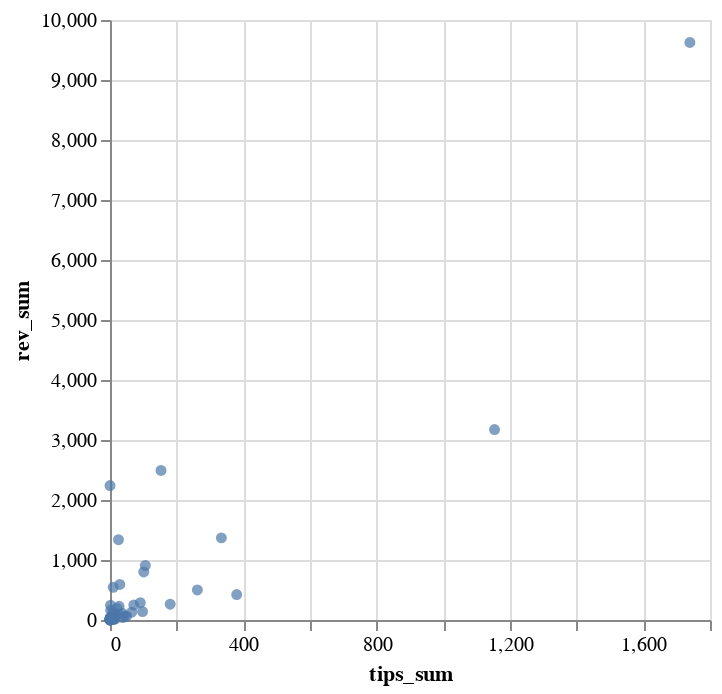

Here is the notebook cell this chart was saved with:
### Code cell
(
    alt.Chart(chart_data1).mark_circle().encode(
            x="tips_sum:Q",
            y='rev_sum:Q'
        )
)

### Figure 1 — Vega-Lite specification as saved in the notebook (floating-point values rounded to 4 significant figures)
{"config": {"view": {"continuousWidth": 300, "continuousHeight": 300}}, "data": {"name": "data-ba7ee245ac7b6062be494ef000af62fb"}, "mark": {"type": "circle"}, "encoding": {"x": {"field": "tips_sum", "type": "quantitative"}, "y": {"field": "rev_sum", "type": "quantitative"}}, "$schema": "https://vega.github.io/schema/vega-lite/v5.20.1.json", "datasets": {"data-ba7ee245ac7b6062be494ef000af62fb": [{"program": "ams9tG5sJHh6ZDEuWrFZQUnoM6PGau5sMiMnomKBwui", "no_txns": 2881, "rev_sum": 17.52, "tips_sum": 15.75}, {"program": "bank7GaK8LkjyrLpSZjGuXL8z7yae6JqbunEEnU9FS4", "no_txns": 95013, "rev_sum": 1339.0, "tips_sum": 25.42}, {"program": "4vD6PYp2BtVm3aua71mkY4LdwU5DFh829voCzjEf1H4D", "no_txns": 2603, "rev_sum": 592.8, "tips_sum": 29.44}, {"program": "B4cUJzpPVNKdnjnN7x7MhhXzJT5Z9SpteFp3JK3Y7bow", "no_txns": 7250, "rev_sum": 111.8, "tips_sum": 36.8}, {"program": "3uCraqitfDjLyA74gpws3w7u7E1nLK8paPhqhQHGjJH8", "no_txns": 3129, "rev_sum": 40.44, "tips_sum": 38.31}, {"program": "God6AsUhRSbEj3gzL3dwkjZxREoLKUdd7DKRRnsj1Ygz", "no_txns": 179, "rev_sum": 12.62, "tips_sum": 12.22}, {"program": "E1wEnNYxhrZrG5KifTLaEBcKBzKiEb1bCQL9kCJHFCL1", "no_txns": 13680, "rev_sum": 193.5, "tips_sum": 20.75}, {"program": "GQu9pAUp1Z3VaPCi4VfJN25TLWkcd6JyxAajkJdTtVkv", "no_txns": 15174, "rev_sum": 104.8, "tips_sum": 18.5}, {"program": "DLhKb76uv4CEpEuwKXq3iCFL2U45tyji3AcRkb6z2H2y", "no_txns": 392, "rev_sum": 7.216, "tips_sum": 0.6597}, {"program": "EiWwH23kQ3hrzVX62UzcKvpDLRPQCM8bxbqzCpUYf5Cg", "no_txns": 258, "rev_sum": 0.9552, "tips_sum": 0.8526}, {"program": "2QXU5mDd7cfUpYQpdjxSC5n5P99GK9ExyxfNzAt1gTcV", "no_txns": 838, "rev_sum": 15.35, "tips_sum": 0.7685}, {"program": "JUP6LkbZbjS1jKKwapdHNy74zcZ3tLUZoi5QNyVTaV4", "no_txns": 307030, "rev_sum": 9625.0, "tips_sum": 1740.0}, {"program": "3JUL6MmMd1NHBTwcXM1giTGW5vkm3wAzioEN2jHJUYQg", "no_txns": 4056, "rev_sum": 140.5, "tips_sum": 97.66}, {"program": "GaaxVrdMh69Dhce9u4uSpdXD8L9J51SZ4x8vQywR6d7s", "no_txns": 5497, "rev_sum": 423.4, "tips_sum": 380.1}, {"program": "D6yAW6NVS1S66yDT4QAwpddo5F3qrHzuHJyLwr8177P1", "no_txns": 4129, "rev_sum": 85.13, "tips_sum": 13.05}, {"program": "DDcUrKbzn896LoBB5qu9Zr367mKE314f7vXBPT1V6ssM", "no_txns": 109, "rev_sum": 0.3102, "tips_sum": 0.1394}, {"program": "EFgKVf6zAA8vWzoZx1xP7tga6mRPUvuNhawk5Jf6yg5E", "no_txns": 6009, "rev_sum": 71.33, "tips_sum": 9.469}, {"program": "JUP4Fb2cqiRUcaTHdrPC8h2gNsA2ETXiPDD33WcGuJB", "no_txns": 126, "rev_sum": 0.648, "tips_sum": 0.0}, {"program": "DogegKhTimbJRTBjxNEc53gzia653No32BPHRq8PxoBB", "no_txns": 5095, "rev_sum": 113.4, "tips_sum": 8.588}, {"program": "2uZSh1aR9b48aZbwPgiNGdY1r4dDQ3A6y7jYxNJ4PLg8", "no_txns": 1161, "rev_sum": 12.82, "tips_sum": 0.0}, {"program": "BNvJuX3hHwd6nEKqTVrJRr7FvMt73EvitPzgVxtJxfiP", "no_txns": 1282, "rev_sum": 32.57, "tips_sum": 0.00459}, {"program": "AP51WLiiqTdbZfgyRMs35PsZpdmLuPDdHYmrB23pEtMU", "no_txns": 27538, "rev_sum": 161.5, "tips_sum": 2.043}, {"program": "pigiKqKi9dy5kh1kXpUj5cWLFmFspuwTr9JTjWqGM2a", "no_txns": 577, "rev_sum": 1.919, "tips_sum": 0.06316}, {"program": "8evuytGWevh1V7fWAfJKxBY9AQyXNm6tsNjPMe3iCoWY", "no_txns": 12427, "rev_sum": 227.5, "tips_sum": 27.27}, {"program": "9ixSdN1CKjmHqwTessaPYdJGRMgEYCaL34oXyNjYK2mw", "no_txns": 2160, "rev_sum": 26.06, "tips_sum": 1.279}, {"program": "2DoboMZkMkmNMzWQKvRhrcdtqNzLFS2LQhEo813xvcYD", "no_txns": 5530, "rev_sum": 289.1, "tips_sum": 90.9}, {"program": "Hye5Ahzqv9fY8LsjygfXCmkuVL67rgKRNzqZSEhpwXUf", "no_txns": 249, "rev_sum": 7.303, "tips_sum": 0.0158}, {"program": "BackstoryKW7odoXxeCDGSeYeTbT1Ze55pW9X4PNNGcV", "no_txns": 1249, "rev_sum": 64.58, "tips_sum": 49.8}, {"program": "YmirFH6wUrtUMUmfRPZE7TcnszDw689YNWYrMgyB55N", "no_txns": 24751, "rev_sum": 500.3, "tips_sum": 262.1}, {"program": "3JmzqBoDLvNTPapBGCN7x23kTE5o7zkQ2fQhuyU3j9x6", "no_txns": 28090, "rev_sum": 2493.0, "tips_sum": 153.1}, {"program": "7PWnthtTsGnSpR4JLENYVoCJ5y5XwgELVbqgp6TkAFaH", "no_txns": 38406, "rev_sum": 2241.0, "tips_sum": 0.0}, {"program": "medJtLpTdkG1LMLKetGgqF39efYSSxjP7FBFUTzf4LE", "no_txns": 6725, "rev_sum": 129.8, "tips_sum": 65.27}, {"program": "88888ZALaeFFmKgbq1ekvj5xYTLv65ku65k4NBvmwCy1", "no_txns": 6108, "rev_sum": 67.2, "tips_sum": 44.67}, {"program": "AHui19XHKWqvp1WVnXqcvXw2WpsRmkpLHjpV6baBrn1K", "no_txns": 1797, "rev_sum": 13.36, "tips_sum": 11.54}, {"program": "HqXxZawhNZgi2zay3BD5X64Wps3T1TC71cc75J5MsJCX", "no_txns": 5160, "rev_sum": 87.1, "tips_sum": 7.781}, {"program": "Aza2jW4mjqyt8HtSLCwDTJWGJ1mRDjMQTQoiNTH6E32r", "no_txns": 5474, "rev_sum": 30.69, "tips_sum": 0.4861}, {"program": "Am7ppB5Rek2q7Qnr8AzC6fWQWQQjpMuP35bMRHdyfsqo", "no_txns": 993, "rev_sum": 34.52, "tips_sum": 0.8469}, {"program": "Dex22n6vVa2Suawc5TcAb26ZmeZ33BpS3xWAKDvWkvQk", "no_txns": 192, "rev_sum": 1.996, "tips_sum": 0.0}, {"program": "4ngnN8dA9sAf1sbz3m6qwquxbHkyzgXVpeTYcxKPtZuf", "no_txns": 9789, "rev_sum": 39.24, "tips_sum": 4.586}, {"program": "AnCKmodpxycRZoAFgVwGjWuxP9wJPamghfvUw1fwKdpK", "no_txns": 82148, "rev_sum": 545.7, "tips_sum": 9.622}, {"program": "E8uB9xQ8ffx3YyCbXDVKNMV2VpaHhgU8edCKi1ASDUTq", "no_txns": 99443, "rev_sum": 3174.0, "tips_sum": 1154.0}, {"program": "4y2Grm2NQs9ZLvdHyk6rus2GeDxQu3PCdqd491JhXSLX", "no_txns": 255, "rev_sum": 1.446, "tips_sum": 0.1358}, {"program": "AzHrwdCsEZotAjr7sjenHrHpf1ZKYoGBP6N7HVhEsyen", "no_txns": 19228, "rev_sum": 244.4, "tips_sum": 1.495}, {"program": "Evo1ve6p41CUZSdh7WCofrStMdhzUKAVcjWDNhet9Nkp", "no_txns": 34151, "rev_sum": 909.5, "tips_sum": 106.0}, {"program": "8Dukjp9fQB1Pbi3dkPd4Nz8AHir5vnuKXCyrYzzQDor", "no_txns": 64362, "rev_sum": 1369.0, "tips_sum": 334.2}, {"program": "7y5FFmNTAqVmyRqS1rEThotJjk8Y1TpUY1CLyd1DNrUZ", "no_txns": 3832, "rev_sum": 31.33, "tips_sum": 3.777}, {"program": "3s1rAymURnacreXreMy718GfqW6kygQsLNka1xDyW8pC", "no_txns": 1065, "rev_sum": 7.358, "tips_sum": 0.8013}, {"program": "G2E4eoenFMirpFKRfHNo2koDP7mrhnNWVwxyHASSpjQD", "no_txns": 14989, "rev_sum": 249.1, "tips_sum": 71.38}, {"program": "ASHTpyvdpQ4aDnm59jsaiHyMYXsdCiTKE8Q7DPVQ2UV", "no_txns": 18030, "rev_sum": 263.6, "tips_sum": 180.6}, {"program": "481s8XFACzEbQokBjoZWUv976233jGP9k6SzN2Lu8fLt", "no_txns": 1582, "rev_sum": 18.81, "tips_sum": 2.187}, {"program": "2CyweuWbx3DCcmzePeN7nxqgTD396VuEC2UW2ZjKHbb2", "no_txns": 1058, "rev_sum": 17.64, "tips_sum": 6.248}, {"program": "2CSekKsHWCwcQp3eMdn77UDyTV3VLmsr1idFaSSExn2V", "no_txns": 66704, "rev_sum": 800.3, "tips_sum": 101.2}]}}
